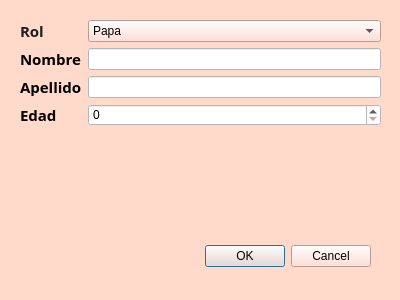
<?xml version="1.0" encoding="UTF-8"?>
<ui version="4.0">
 <class>Dialog_miembro</class>
 <widget class="QDialog" name="Dialog_miembro">
  <property name="geometry">
   <rect>
    <x>0</x>
    <y>0</y>
    <width>400</width>
    <height>300</height>
   </rect>
  </property>
  <property name="windowTitle">
   <string>Dialog</string>
  </property>
  <property name="styleSheet">
   <string notr="true">background-color: rgb(255, 217, 202);</string>
  </property>
  <widget class="QDialogButtonBox" name="buttonBox">
   <property name="geometry">
    <rect>
     <x>30</x>
     <y>240</y>
     <width>341</width>
     <height>32</height>
    </rect>
   </property>
   <property name="orientation">
    <enum>Qt::Horizontal</enum>
   </property>
   <property name="standardButtons">
    <set>QDialogButtonBox::Cancel|QDialogButtonBox::Ok</set>
   </property>
  </widget>
  <widget class="QWidget" name="verticalLayoutWidget">
   <property name="geometry">
    <rect>
     <x>20</x>
     <y>20</y>
     <width>361</width>
     <height>221</height>
    </rect>
   </property>
   <layout class="QVBoxLayout" name="verticalLayout">
    <item>
     <layout class="QFormLayout" name="formLayout">
      <item row="0" column="0">
       <widget class="QLabel" name="rol_label">
        <property name="font">
         <font>
          <family>Samyak Tamil</family>
          <pointsize>11</pointsize>
          <weight>75</weight>
          <bold>true</bold>
         </font>
        </property>
        <property name="styleSheet">
         <string notr="true">color: rgb(255, 177, 87);
color: rgb(31, 31, 31);</string>
        </property>
        <property name="text">
         <string>Rol</string>
        </property>
       </widget>
      </item>
      <item row="1" column="0">
       <widget class="QLabel" name="nombrelabel_4">
        <property name="font">
         <font>
          <family>Sans</family>
          <pointsize>11</pointsize>
          <weight>75</weight>
          <bold>true</bold>
         </font>
        </property>
        <property name="text">
         <string>Nombre</string>
        </property>
       </widget>
      </item>
      <item row="2" column="0">
       <widget class="QLabel" name="apellidolabel_3">
        <property name="font">
         <font>
          <family>Sans</family>
          <pointsize>11</pointsize>
          <weight>75</weight>
          <bold>true</bold>
         </font>
        </property>
        <property name="text">
         <string>Apellido</string>
        </property>
       </widget>
      </item>
      <item row="3" column="0">
       <widget class="QLabel" name="edad_2">
        <property name="font">
         <font>
          <family>Sans</family>
          <pointsize>11</pointsize>
          <weight>75</weight>
          <bold>true</bold>
         </font>
        </property>
        <property name="text">
         <string>Edad</string>
        </property>
       </widget>
      </item>
      <item row="1" column="1">
       <widget class="QLineEdit" name="Innombre">
        <property name="toolTip">
         <string extracomment="Name"/>
        </property>
        <property name="styleSheet">
         <string notr="true">background-color: rgb(255, 255, 255);</string>
        </property>
       </widget>
      </item>
      <item row="2" column="1">
       <widget class="QLineEdit" name="Inapellido">
        <property name="toolTip">
         <string extracomment="Lopez"/>
        </property>
        <property name="styleSheet">
         <string notr="true">background-color: rgb(255, 255, 255);</string>
        </property>
       </widget>
      </item>
      <item row="3" column="1">
       <widget class="QSpinBox" name="Inedad">
        <property name="toolTip">
         <string extracomment="18"/>
        </property>
        <property name="styleSheet">
         <string notr="true">background-color: rgb(255, 255, 255);</string>
        </property>
       </widget>
      </item>
      <item row="0" column="1">
       <widget class="QComboBox" name="Inrol">
        <property name="styleSheet">
         <string notr="true"/>
        </property>
        <item>
         <property name="text">
          <string>Papa</string>
         </property>
        </item>
        <item>
         <property name="text">
          <string>Mama</string>
         </property>
        </item>
        <item>
         <property name="text">
          <string>Hijo</string>
         </property>
        </item>
        <item>
         <property name="text">
          <string>Hija</string>
         </property>
        </item>
        <item>
         <property name="text">
          <string>Abuela</string>
         </property>
        </item>
        <item>
         <property name="text">
          <string>Abuelo</string>
         </property>
        </item>
        <item>
         <property name="text">
          <string>Otro miembro</string>
         </property>
        </item>
       </widget>
      </item>
     </layout>
    </item>
   </layout>
  </widget>
 </widget>
 <resources/>
 <connections>
  <connection>
   <sender>buttonBox</sender>
   <signal>accepted()</signal>
   <receiver>Dialog_miembro</receiver>
   <slot>accept()</slot>
   <hints>
    <hint type="sourcelabel">
     <x>248</x>
     <y>254</y>
    </hint>
    <hint type="destinationlabel">
     <x>157</x>
     <y>274</y>
    </hint>
   </hints>
  </connection>
  <connection>
   <sender>buttonBox</sender>
   <signal>rejected()</signal>
   <receiver>Dialog_miembro</receiver>
   <slot>reject()</slot>
   <hints>
    <hint type="sourcelabel">
     <x>316</x>
     <y>260</y>
    </hint>
    <hint type="destinationlabel">
     <x>286</x>
     <y>274</y>
    </hint>
   </hints>
  </connection>
 </connections>
</ui>
